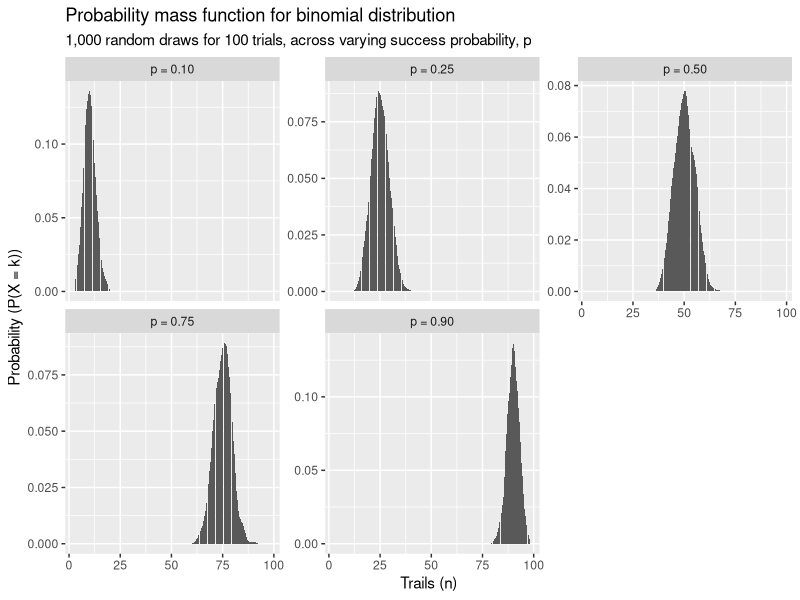
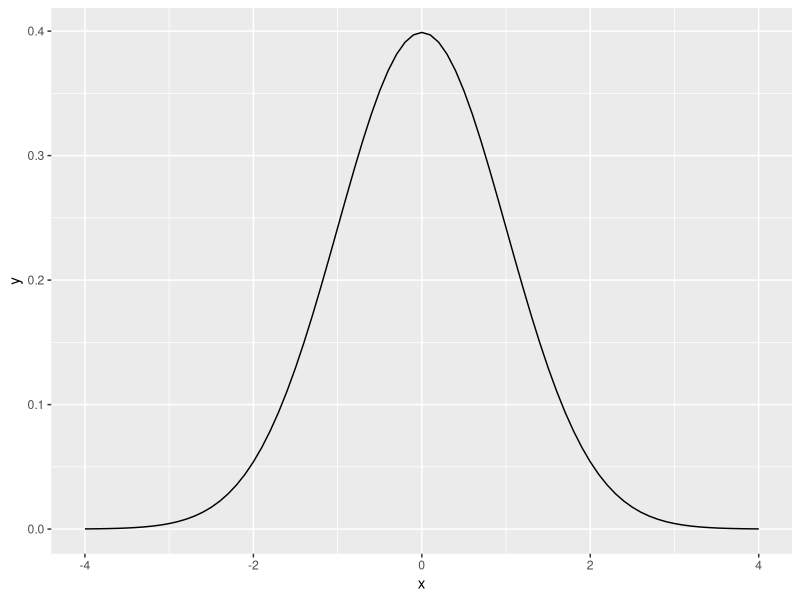
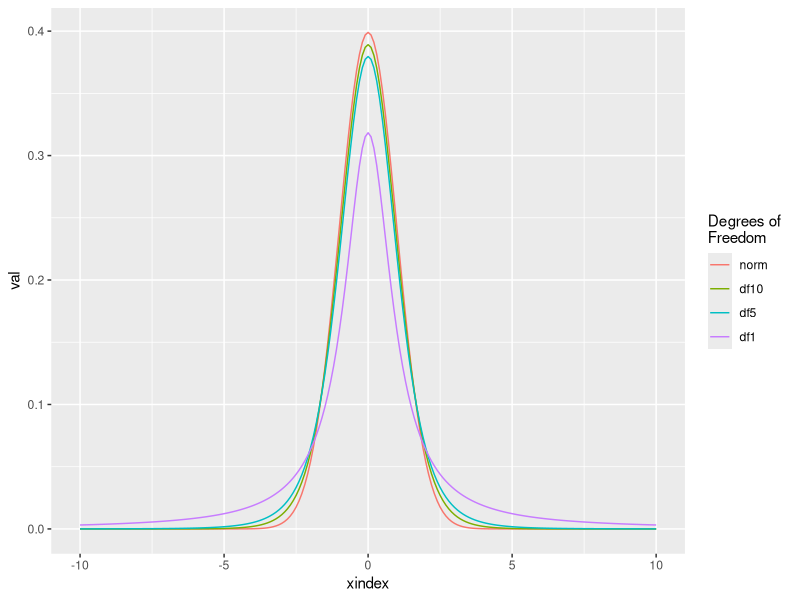
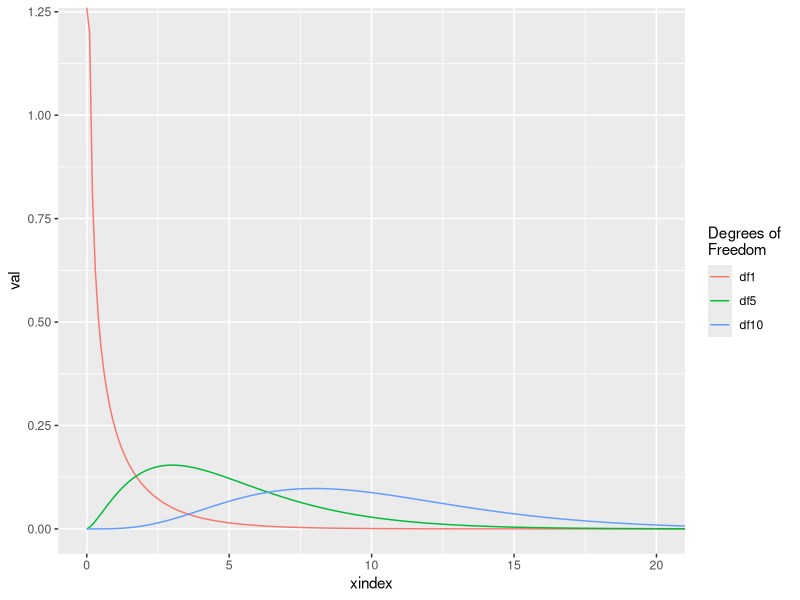
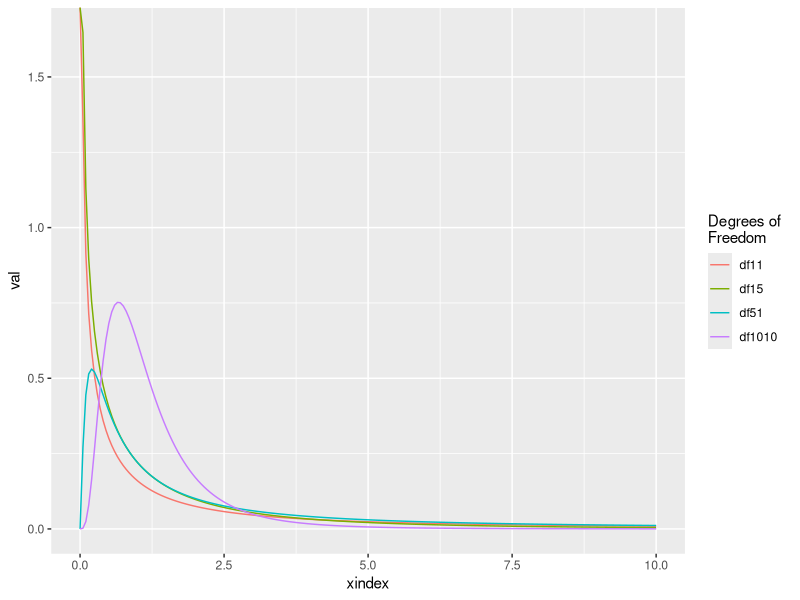
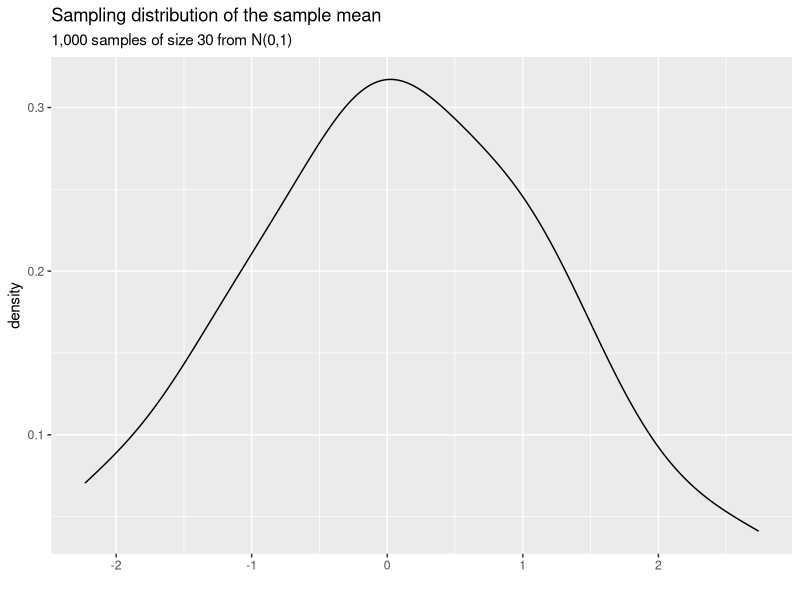
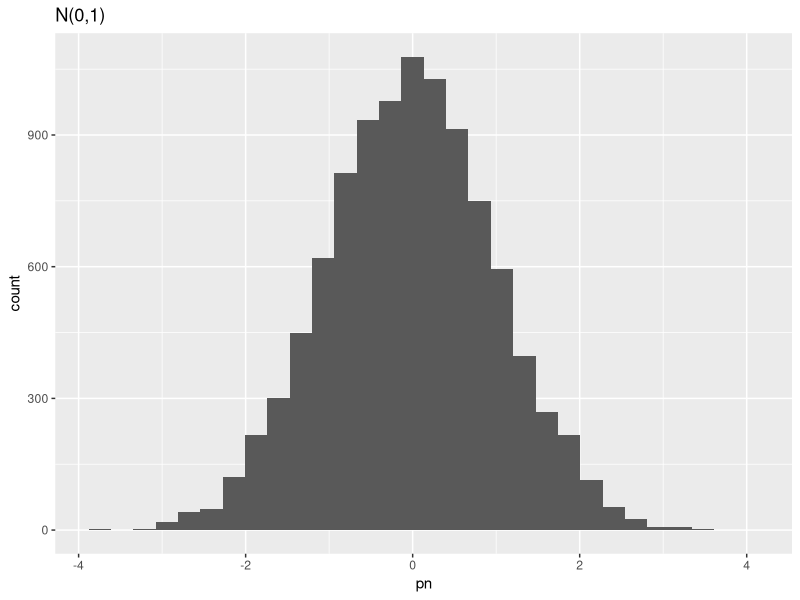
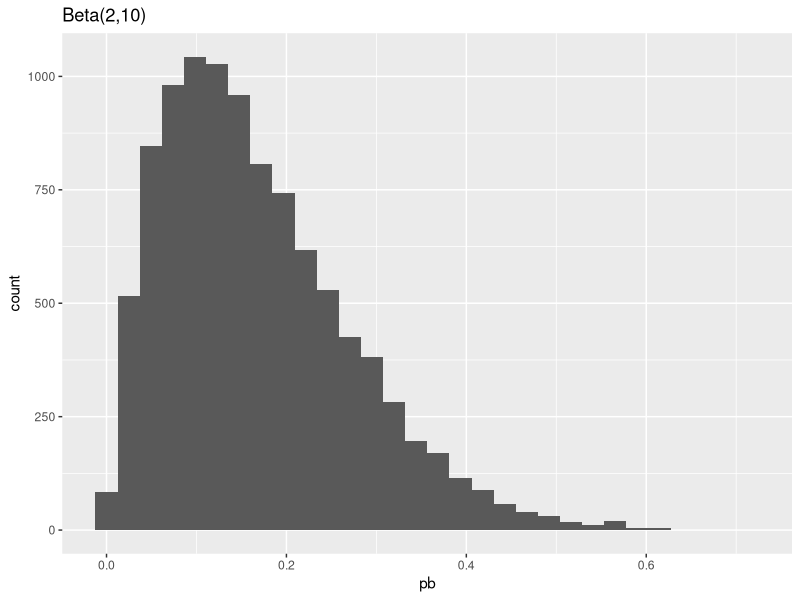

These charts were generated, in order, by the following R code:
## ---- chunk 1
library(tidyverse)
## ---- chunk 2
# table of people giving age and height
d <- tibble(age    = sample(c(20,30,40),   1000, replace = TRUE),
            height = sample(c(50,60),      1000, replace = TRUE),
            gender = sample(c("M","F"),    1000, replace = TRUE),
            group  = sample(LETTERS[1:10], 1000, replace = TRUE))

# simple random sample of 100 individuals (rows) from d
d[sample(1:1000, 100, replace = FALSE), ]

# stratified random sample: gender is the strata.
# take 50 random samples from each strata.
split(d, d$gender) %>% 
  lapply(., function(x) x[ sample(1:nrow(x), 50 , replace=FALSE) , ] )

# cluster sample: groups A:E are the cluster. 
filter(d, group %in% LETTERS[1:5]) 
## ---- chunk 3
expand.grid(1:6, 1:6)
nrow(expand.grid(1:6, 1:6)) # number of outcomes in S
## ---- chunk 4
# x_i = prior convictions, n = number of prisoners
d <- tibble(xi = 0:4, n = c(80,265,100,40,15))

# probability of event x_i, f(x_i)
d$p <- d$n / sum(d$n)

# expected value = sum(x_i * f(x_i))
ev <- sum(d$xi * d$p) 
ev # 1.29 prior convictions (E doesn't need to be a count)

# variance = sum(x_i - EV) * f(x_i)
var <- sum((d$xi - ev)^2 * d$p)
var

# standard deviation 
sd <- sqrt(var)
sd
## ---- chunk 5
# consider 5 independent trials with 25% success. 
# probability of 0 successes: P(X=0)
dbinom(x=0, size=5, prob=0.25)

# probability of 4 or more successes, P(X >= 4)
dbinom(x=4, size=5, prob=0.25) + dbinom(x=5, size=5, prob=0.25)
# same as
sum( dbinom(x=4:5, size=5, prob=0.25) )

# expected value for 5 trails? E(X) = np
5 * 0.25

# standard deviation of successes in 5 trails, 
# SD = sqrt(Var), and Var = np(1 - p)
sqrt(5*0.25*0.75)
## ---- chunk 6
# `rbinom` is somewhat confusing, since the n parameter refers to the 
# number of samples to draw, and the SIZE is actually the n in common
# formulations of the binomial distribution
tibble(`p = 0.10` = rbinom(n=1000, size = 100, prob = 0.10),
       `p = 0.25` = rbinom(n=1000, size = 100, prob = 0.25),
       `p = 0.50` = rbinom(n=1000, size = 100, prob = 0.50),
       `p = 0.75` = rbinom(n=1000, size = 100, prob = 0.75),
       `p = 0.90` = rbinom(n=1000, size = 100, prob = 0.90)) %>% 
  pivot_longer(cols = 1:5, names_to = "p", values_to = "val") %>% 
  ggplot(aes(val)) +
  geom_histogram(stat = "density") +
  facet_wrap(~p, scales = "free_y") +
  labs(title = "Probability mass function for binomial distribution",
       subtitle = "1,000 random draws for 100 trials, across varying success probability, p",
       x = "Trails (n)", y = "Probability (P(X = k))") 
## ---- chunk 7
# simulate a standard normal distribution
tibble(x = seq(-4,4,by=0.1), 
       y = dnorm(seq(-4,4,by=0.1), 0, 1)) %>% 
  ggplot(aes(x, y)) +
  geom_line()
## ---- chunk 8
x <- seq(-10, 10, by = 0.1)
tibble(xindex = x,
       norm  = dnorm(x),
       df1   = dt(x, 1), 
       df5   = dt(x, 5), 
       df10  = dt(x, 10)) %>% 
  pivot_longer(-xindex, names_to = "dof", values_to = "val") %>% 
  mutate(dof = factor(dof, levels = c('norm','df10', 'df5', 'df1'))) %>% 
  ggplot(aes(xindex, val, color = dof)) +
  geom_line() +
  coord_cartesian(xlim = c(-10, 10)) +
  labs(color = "Degrees of \nFreedom")
## ---- chunk 9
x <- seq(0, 30, by = 0.1)
tibble(xindex = x,
       df1   = dchisq(x, 1), 
       df5   = dchisq(x, 5), 
       df10  = dchisq(x, 10)) %>% 
  pivot_longer(-xindex, names_to = "dof", values_to = "val") %>% 
  mutate(dof = factor(dof, levels = c('df1', 'df5', 'df10'))) %>% 
  ggplot(aes(xindex, val, color = dof)) +
  geom_line() +
  coord_cartesian(xlim = c(0, 20)) +
  labs(color = "Degrees of \nFreedom")
## ---- chunk 10
x <- seq(0, 10, by = 0.05)
tibble(xindex = x,
       df11   = df(x, 1, 1), 
       df15   = df(x, 1, 5), 
       df51   = df(x, 5, 1),
       df1010 = df(x, 10, 10)) %>% 
  pivot_longer(-xindex, names_to = "dof", values_to = "val") %>% 
  mutate(dof = factor(dof, levels = c('df11', 'df15', 'df51', 'df1010'))) %>% 
  ggplot(aes(xindex, val, color = dof)) +
  geom_line() +
  coord_cartesian(xlim = c(0, 10)) +
  labs(color = "Degrees of \nFreedom")
## ---- chunk 11
set.seed(7)

# create a population from the standard normal distribution
pop <- rnorm(10000)

# take 20 samples from the population, compute mean, and repeat 1000 times
x <- vector(length = 1000)

for(i in 1:1000) {
  s    <- sample(pop, 30, replace = FALSE)
  x[i] <- mean(s) 
}

tibble(s) %>% 
  ggplot(aes(s)) +
  geom_line(stat="density") +
  labs(title = "Sampling distribution of the sample mean",
       subtitle = "1,000 samples of size 30 from N(0,1)", x = "")
## ---- chunk 12
# simulate normal population
pn <- rnorm(10000,0,1)
ggplot(tibble(pn), aes(pn)) + geom_histogram() + labs(title = "N(0,1)")

# skewed population - beta distribution
pb <- rbeta(10000, 2, 10) 
ggplot(tibble(pb), aes(pb)) + geom_histogram() + labs(title="Beta(2,10)")

# sample extremely small sample sizes from normal population
sample_dist <- function(dist, n, ...) {
  return(sapply(1:10000, function(x) mean(sample(dist, n))))
}

tibble(n2   = sample_dist(pn, n = 2),
       n100 = sample_dist(pn, 100),
       b2   = sample_dist(pb, 2),
       b100 = sample_dist(pb, 100)) %>% 
  pivot_longer(everything(), names_to = "dist", values_to = "sample_mean") %>% 
  ggplot(aes(sample_mean)) +
  geom_line(stat="density") +
  facet_wrap(~dist, scales = "free") +
  labs(subtitle = "Skewed beta population with small sample size -> skewed sampling distribution \nNormal population with small sample size -> normal sampling distribution \nLarge sample size from skewed or normal distribution -> normal sampling distribution")
## ---- chunk 13
x <- seq(-10,10,0.01)
tibble(
  x = x,
  `1` = dt(x, df = 1),
  `2` = dt(x, df = 10),
  `20` = dt(x, df = 100),
  `200` = dt(x, df = 500),
  `N(0,1)` = dnorm(x)
) %>% 
  pivot_longer(-x, names_to = "dof", values_to = "y") %>% 
  ggplot(aes(x, y, color = dof)) +
  geom_line() +
  labs(title = "Student's t-distribution",
       subtitle = "Increasingly normal with increasing degrees of freedom = (n-1)",
       color ="Degrees of \nfreedom \n(n-1)", x="",y="Density")
